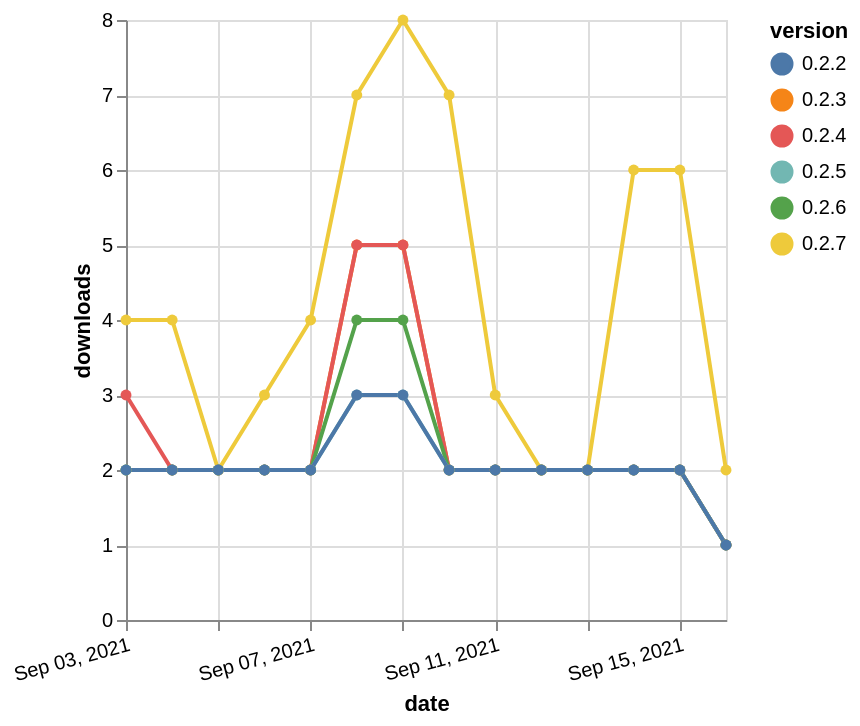

Source (Vega-Lite JSON):
### Vega-Lite specification from a JSON file in a GitHub repository (floating-point values rounded to 4 significant figures)
{"$schema": "https://vega.github.io/schema/vega-lite/v5.json", "description": "A simple bar chart with embedded data.", "data": {"values": [{"date": "2021-09-03", "total": 2972, "delta": 2, "version": "0.2.3"}, {"date": "2021-09-04", "total": 2974, "delta": 2, "version": "0.2.3"}, {"date": "2021-09-05", "total": 2976, "delta": 2, "version": "0.2.3"}, {"date": "2021-09-06", "total": 2978, "delta": 2, "version": "0.2.3"}, {"date": "2021-09-07", "total": 2980, "delta": 2, "version": "0.2.3"}, {"date": "2021-09-08", "total": 2985, "delta": 5, "version": "0.2.3"}, {"date": "2021-09-09", "total": 2990, "delta": 5, "version": "0.2.3"}, {"date": "2021-09-10", "total": 2992, "delta": 2, "version": "0.2.3"}, {"date": "2021-09-11", "total": 2994, "delta": 2, "version": "0.2.3"}, {"date": "2021-09-12", "total": 2996, "delta": 2, "version": "0.2.3"}, {"date": "2021-09-13", "total": 2998, "delta": 2, "version": "0.2.3"}, {"date": "2021-09-14", "total": 3000, "delta": 2, "version": "0.2.3"}, {"date": "2021-09-15", "total": 3002, "delta": 2, "version": "0.2.3"}, {"date": "2021-09-16", "total": 3003, "delta": 1, "version": "0.2.3"}, {"date": "2021-09-03", "total": 2973, "delta": 3, "version": "0.2.4"}, {"date": "2021-09-04", "total": 2975, "delta": 2, "version": "0.2.4"}, {"date": "2021-09-05", "total": 2977, "delta": 2, "version": "0.2.4"}, {"date": "2021-09-06", "total": 2979, "delta": 2, "version": "0.2.4"}, {"date": "2021-09-07", "total": 2981, "delta": 2, "version": "0.2.4"}, {"date": "2021-09-08", "total": 2986, "delta": 5, "version": "0.2.4"}, {"date": "2021-09-09", "total": 2991, "delta": 5, "version": "0.2.4"}, {"date": "2021-09-10", "total": 2993, "delta": 2, "version": "0.2.4"}, {"date": "2021-09-11", "total": 2995, "delta": 2, "version": "0.2.4"}, {"date": "2021-09-12", "total": 2997, "delta": 2, "version": "0.2.4"}, {"date": "2021-09-13", "total": 2999, "delta": 2, "version": "0.2.4"}, {"date": "2021-09-14", "total": 3001, "delta": 2, "version": "0.2.4"}, {"date": "2021-09-15", "total": 3003, "delta": 2, "version": "0.2.4"}, {"date": "2021-09-16", "total": 3004, "delta": 1, "version": "0.2.4"}, {"date": "2021-09-03", "total": 3094, "delta": 2, "version": "0.2.6"}, {"date": "2021-09-04", "total": 3096, "delta": 2, "version": "0.2.6"}, {"date": "2021-09-05", "total": 3098, "delta": 2, "version": "0.2.6"}, {"date": "2021-09-06", "total": 3100, "delta": 2, "version": "0.2.6"}, {"date": "2021-09-07", "total": 3102, "delta": 2, "version": "0.2.6"}, {"date": "2021-09-08", "total": 3106, "delta": 4, "version": "0.2.6"}, {"date": "2021-09-09", "total": 3110, "delta": 4, "version": "0.2.6"}, {"date": "2021-09-10", "total": 3112, "delta": 2, "version": "0.2.6"}, {"date": "2021-09-11", "total": 3114, "delta": 2, "version": "0.2.6"}, {"date": "2021-09-12", "total": 3116, "delta": 2, "version": "0.2.6"}, {"date": "2021-09-13", "total": 3118, "delta": 2, "version": "0.2.6"}, {"date": "2021-09-14", "total": 3120, "delta": 2, "version": "0.2.6"}, {"date": "2021-09-15", "total": 3122, "delta": 2, "version": "0.2.6"}, {"date": "2021-09-16", "total": 3123, "delta": 1, "version": "0.2.6"}, {"date": "2021-09-03", "total": 4414, "delta": 4, "version": "0.2.7"}, {"date": "2021-09-04", "total": 4418, "delta": 4, "version": "0.2.7"}, {"date": "2021-09-05", "total": 4420, "delta": 2, "version": "0.2.7"}, {"date": "2021-09-06", "total": 4423, "delta": 3, "version": "0.2.7"}, {"date": "2021-09-07", "total": 4427, "delta": 4, "version": "0.2.7"}, {"date": "2021-09-08", "total": 4434, "delta": 7, "version": "0.2.7"}, {"date": "2021-09-09", "total": 4442, "delta": 8, "version": "0.2.7"}, {"date": "2021-09-10", "total": 4449, "delta": 7, "version": "0.2.7"}, {"date": "2021-09-11", "total": 4452, "delta": 3, "version": "0.2.7"}, {"date": "2021-09-12", "total": 4454, "delta": 2, "version": "0.2.7"}, {"date": "2021-09-13", "total": 4456, "delta": 2, "version": "0.2.7"}, {"date": "2021-09-14", "total": 4462, "delta": 6, "version": "0.2.7"}, {"date": "2021-09-15", "total": 4468, "delta": 6, "version": "0.2.7"}, {"date": "2021-09-16", "total": 4470, "delta": 2, "version": "0.2.7"}, {"date": "2021-09-03", "total": 2663, "delta": 2, "version": "0.2.5"}, {"date": "2021-09-04", "total": 2665, "delta": 2, "version": "0.2.5"}, {"date": "2021-09-05", "total": 2667, "delta": 2, "version": "0.2.5"}, {"date": "2021-09-06", "total": 2669, "delta": 2, "version": "0.2.5"}, {"date": "2021-09-07", "total": 2671, "delta": 2, "version": "0.2.5"}, {"date": "2021-09-08", "total": 2674, "delta": 3, "version": "0.2.5"}, {"date": "2021-09-09", "total": 2677, "delta": 3, "version": "0.2.5"}, {"date": "2021-09-10", "total": 2679, "delta": 2, "version": "0.2.5"}, {"date": "2021-09-11", "total": 2681, "delta": 2, "version": "0.2.5"}, {"date": "2021-09-12", "total": 2683, "delta": 2, "version": "0.2.5"}, {"date": "2021-09-13", "total": 2685, "delta": 2, "version": "0.2.5"}, {"date": "2021-09-14", "total": 2687, "delta": 2, "version": "0.2.5"}, {"date": "2021-09-15", "total": 2689, "delta": 2, "version": "0.2.5"}, {"date": "2021-09-16", "total": 2690, "delta": 1, "version": "0.2.5"}, {"date": "2021-09-03", "total": 2577, "delta": 2, "version": "0.2.2"}, {"date": "2021-09-04", "total": 2579, "delta": 2, "version": "0.2.2"}, {"date": "2021-09-05", "total": 2581, "delta": 2, "version": "0.2.2"}, {"date": "2021-09-06", "total": 2583, "delta": 2, "version": "0.2.2"}, {"date": "2021-09-07", "total": 2585, "delta": 2, "version": "0.2.2"}, {"date": "2021-09-08", "total": 2588, "delta": 3, "version": "0.2.2"}, {"date": "2021-09-09", "total": 2591, "delta": 3, "version": "0.2.2"}, {"date": "2021-09-10", "total": 2593, "delta": 2, "version": "0.2.2"}, {"date": "2021-09-11", "total": 2595, "delta": 2, "version": "0.2.2"}, {"date": "2021-09-12", "total": 2597, "delta": 2, "version": "0.2.2"}, {"date": "2021-09-13", "total": 2599, "delta": 2, "version": "0.2.2"}, {"date": "2021-09-14", "total": 2601, "delta": 2, "version": "0.2.2"}, {"date": "2021-09-15", "total": 2603, "delta": 2, "version": "0.2.2"}, {"date": "2021-09-16", "total": 2604, "delta": 1, "version": "0.2.2"}]}, "width": "container", "mark": {"type": "line", "point": {"filled": true}}, "encoding": {"x": {"field": "date", "type": "temporal", "timeUnit": "yearmonthdate", "title": "date", "axis": {"labelAngle": -15}}, "y": {"field": "delta", "type": "quantitative", "title": "downloads"}, "color": {"field": "version", "type": "nominal"}, "tooltip": {"field": "delta"}}}
